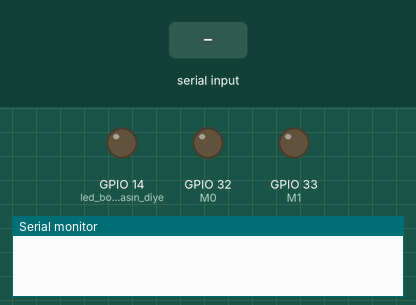
Bench run of a sketch on a simulated ESP32. Shown: output pins drawn as LEDs (lit = HIGH), the last lines printed to the serial monitor. The inputs (shaded band) are chosen by the test bench. The modem accepts every AT command (registered, SIM ready, sends succeed) and sends nothing else.

Above: at 0.0 s.
At 7.1 s:
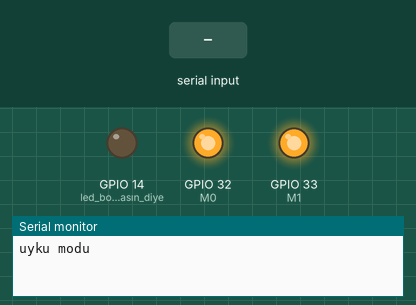
At 12.6 s:
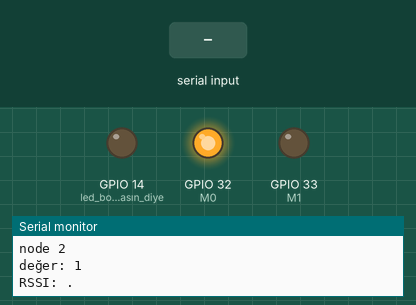
12.7 s: "Enter AT Mode\n" received over the second serial link
15.2 s: "1\n" received over the second serial link
Timing chart, 0 to 18.2 s (numbered marks = the images above; inputs shaded):
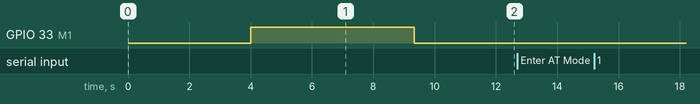

The sketch:

Fixaj_Transmitter.ino
```cpp
/*!
Bu deneme uygulamasında E70 Lora modülünün parametre ayarlarını değişebilir
ve deneme amaçlı 2 modül arasında haberleşme sağlayabilirsinizi.

deneme amaçlı mesajlaşma atılırken RSSI değeri de gelecektir.
RSSI: Sintal gücünü göstermektedir. maximum e70 için 235 dir.

Bu kod gönderici (node) Tarafındaki ESP32 ye yüklenmelidir.

Mehmet YILDIZ 2023
https://fixaj.com/

*/

#include <HardwareSerial.h>
#define M0 32  //  3in1 PCB mizde pin 7
#define M1 33  //  3in1 PCB mizde pin 6
#define RX 27  //  Lora nın 3. pini RX in ESP32 de hangi pine bağlı olduğu
#define TX 35  //  Lora nın 4. pini TX in ESP32 de hangi pine bağlı olduğu

bool Ayarmode = true;  //true yapılınca lora modülünün parametre ayarları değişerek işe başlar
                       //false a getirilirse ayar vermeden direk mesajlajmayı başlatır.
                       //tavsiyem true da kalmasıdır. Her başlangıçta modülün parametre ayarlarınıda
                       //kontrol etmiş olursunuz bu şekilde.

HardwareSerial fixajSerial(1);

unsigned long kanalBekleme_sure = 0;
int kanalBekleme_bekleme = 3000;

unsigned long kanalBekleme_sure_RESTART = 0;
unsigned long kanalBekleme_bekleme_RESTART = 100000;  //node ağa 60sn içinde bağlanamazsa
                                                      //esp kendine reset atıyor. Birnevi watchdog gibi

byte e = 0;
String receivedData = "";

struct Signal {
  char type[30];
  byte temp[4];
} mesaj;

//............AYARLAR..............
const char *ayarlar2[] = { "AT+WMCFG=1",      // 0 coordinatör, 1 Node, 4 default
                           "AT+PIDCFG=1453",  //ağ şifresi
                           "AT+CNCFG=0",      //the channels are only 0,1,2,3,4,5,6 and 128.
                           "AT+TFOCFG=3",     // 0 boardcast gibi, 1 data+long adres, 3 data+ RSSI
                           "AT+TFICFG=0",     //0 input broadcast, 1 short adres + data, 2 long adres + data
                           "AT+RSCFG=63",     //Node ağa bağlanmazsa yeniden başlat (80-60=20sn sonra)
                           "AT+IOCFG=1",      //push pull 0 yaparsanız enerji verimlili adına ledleri kapatır.
                           "AT+PWCFG=1",      //iletim gücü 30dbm, 0 yapılınca maximum ama uzun kullandım modüle zararlı
                           "AT+TLCFG=3",      //güç tüketim modu maximum, default 2
                           "AT+TMCFG=0",      //Long Range Haberleşme
                           "AT+RSTART" };


void setup() {
  Serial.begin(115200);
  while (!Serial) {
    ;  // wait for serial port to connect. Needed for native USB
  }
  delay(2000);

  fixajSerial.begin(115200, SERIAL_8N1, TX, RX);
  while (!fixajSerial) {
    ;  // wait for serial port to connect. Needed for native USB
  }
  delay(2000);

  pinMode(M0, OUTPUT);
  pinMode(M1, OUTPUT);
  digitalWrite(M0, 1);  // ayar modu , Uyku modu
  digitalWrite(M1, 1);
  delay(3000);
  Serial.println("uyku modu");
  pinMode(14, OUTPUT);  //led boşuna yanmasın diye, esp32 bug
  while (fixajSerial.available()) {
    fixajSerial.read();  //buffer ı boşalt
  }
  /*
  burada mantık şu önce mevcut ayarları getiriyor..
  sonra istenilen şekilde parametre ayarları yeniden veriliyor..
  sonra yeni ayarları ekrana yazdırıyor, verdiğiniz ayarlar sağlıklı şekilde kaydedilmiş mi
  kontrol edesiniz diye. Sonrasında Loop içerisinde mesajlaşma ve dinleme başlıyor.
  */

  //ayarDegis();
  if (ayarDegis2()) {
    Serial.println("Ayarlar doğru bir şekilde kayıt edildi.");
  } else {
    Serial.println("HATA - Ayarlar kaydedilemedi.");
  }
  mevcutAyarlar();

  digitalWrite(M0, 1);  //  coordinator mode m0=0, m1=0  |  normal mode m0=1, m1=0
  digitalWrite(M1, 0);
  delay(2000);
  // RESET();       //E70 parametre ayarlarını sıfırlar.

  Serial.println("Fixaj.com baslat...TEST OKUMA Node");
  delay(100);
}

void loop() {

  if (millis() > kanalBekleme_sure + kanalBekleme_bekleme) {
    kanalBekleme_sure = millis();
    e++;
    strcpy(mesaj.type, "Fixaj node 2");
    *((int *)mesaj.temp) = e;
    gonder(&mesaj);

    Serial.println("Mesaj Gönderildi");
  }

  while (fixajSerial.available()) {
    receive(&mesaj);
    Serial.print("type: ");
    Serial.println(mesaj.type);
    Serial.print("değer: ");
    Serial.println(*((int *)mesaj.temp));

    Serial.print("RSSI: ");
    while(fixajSerial.available()){
      Serial.print(fixajSerial.read(), DEC);
    }
    Serial.println(".");

    kanalBekleme_sure_RESTART = millis();  // yeniden başlatmayı durdur
  }

  //bazen node lar ağa bağlanamıyor 60sn sonra esp hard reset yapıcak.

  if (millis() > kanalBekleme_sure_RESTART + kanalBekleme_bekleme_RESTART) {
    kanalBekleme_sure_RESTART = millis();

    fixajSerial.print("++");
    delay(100);
    fixajSerial.print("+++");  // Ayarlar ekranına giriş
    delay(100);
    fixajSerial.println("AT+RSTART");
    delay(5000);

    // Restart ESP
    ESP.restart();

    Serial.println("ESP Yeniden Baslatiliyor...");
  }
}

/*
ayarDegis fonksiyonu parametre ayarlarını nasıl değiştireceğinizi
gösterir. Örnek olarak bazı ayarlar yapılmıştır.
*/
/*
void ayarDegis() {
  if (Ayarmode) {
    fixajSerial.print("++");
    delay(100);
    fixajSerial.print("+++");  // Ayarlar ekranına giriş
    delay(100);
    fixajSerial.println("AT+WMCFG=1");  // 0 coordinatör, 1 Node, 4 default
    delay(100);
    fixajSerial.println("AT+PIDCFG=1453");  //ağ şifresi
    delay(100);
    fixajSerial.println("AT+CNCFG=0");  //the channels are only 0,1,2,3,4,5,6 and 128.
    delay(100);
    fixajSerial.println("AT+TFOCFG=3");  // 0 boardcast gibi, 1 data+long adres, 3 data+ RSSI
    delay(100);
    fixajSerial.println("AT+TFICFG=0");  //0 input broadcast, 1 short adres + data, 2 long adres + data
    delay(100);
    fixajSerial.println("AT+RSCFG=100");  //Node ağa bağlanmazsa yeniden başlat (80-60=20sn sonra)
    delay(100);
    fixajSerial.println("AT+IOCFG=1");  //push pull 0 yaparsanız enerji verimlili adına ledleri kapatır.
    delay(100);
    fixajSerial.println("AT+PWCFG=1");  //iletim gücü 30dbm, 0 yapılınca maximum ama uzun kullandım modüle zararlı
    delay(100);
    fixajSerial.println("AT+TLCFG=3");  //güç tüketim modu maximum, default 2
    delay(100);
    fixajSerial.println("AT+TMCFG=0");  //Long Range Haberleşme
    delay(100);

    fixajSerial.println("AT+RSTART");

    while (fixajSerial.available()) {
      Serial.write(fixajSerial.read());
    }

    Serial.println("Ayarlar degisti, Mevcut Ayarlar Getiriliyor..");
    delay(3000);
    mevcutAyarlar();
  }
}
*/
/*
mevcutAyarlar fonksiyonu E70 modülünün üstünde kayıtlı olan mevcut ayarlarını
ekrana yazdırır.
*/
void mevcutAyarlar() {
  // Ayarlar ekranına giriş
  fixajSerial.print("+");
  delay(100);
  fixajSerial.print("+++");
  delay(100);

  const char *ayarlar[] = { "AT+CNCFG=?",
                            "AT+WMCFG=?",
                            "AT+PWCFG=?",
                            "AT+TFOCFG=?",
                            "AT+TFICFG=?",
                            "AT+TMCFG=?",
                            "AT+PIDCFG=?",
                            "AT+DMCFG=?",
                            "AT+RSCFG=?",
                            "AT+UBCFG=?",
                            "AT+UPCFG=?",
                            "AT+IOCFG=?",
                            "AT+VER",
                            "AT+TLCFG=?",
                            "AT+DINFO=SELFS",
                            "AT+DINFO=SELFE" };

  const char *ayarlartr[] = { "Frekans Seçenekleri [Kanal]: 0,1,2,3,4,5,6 and 128 (her frekans 14s de olmayabilir) ,",
                              "Mod: 0- coordinatör, 1- Node, 4- default, ",
                              "Sinyal Gücü: 0- En yğksek [31.5 dbm ] Önerilen 1 olması [30dbm]",
                              "Gelen verinin Formatı:0-data, 1- data+ID adres, 3- data+RSSI, 5- Data+ID Adres+RSSI",
                              "Giden Verinin Formatı: 0- Broadcast, 2- ID adres+data",
                              "Gönderim Modu: 0- LORA, 1- GFSK, 0 olmalı",
                              "Ag sifresi 0-65535 arasi",
                              "Uyku modu aralığı 0-60 arası",
                              "Eğer node her hangi bir ağa bağlanmaz ise kendini belirli süre sonra resetlesin (süre 60 dan büyük olmalı)",
                              "Baud rate: 7-115200",
                              "Parity",
                              "0-push pull 1-open drain",
                              "Modülün Versiyonu",
                              "concurrency performans 0-low 1,2,3-highest (aynı anda veri gönderen nokta çok ise high yapın, enerji tüketimi artar)",
                              "Ağ daki sırası, bir ağa bağlı ise",
                              "Uzun adres yada id Adres bu adres her çipe özeldir değişmez" };

  for (int i = 0; i < sizeof(ayarlar) / sizeof(ayarlar[0]); i++) {

    fixajSerial.println(ayarlar[i]);
    delay(100);

    while (fixajSerial.available()) {
      Serial.write(fixajSerial.read());
    }

    Serial.println(ayarlartr[i]);
    Serial.println("");
  }

  fixajSerial.println("AT+EXIT");
  delay(200);
}

bool ayarDegis2() {
  // Ayarlar ekranına giriş
  fixajSerial.print("+");
  delay(100);
  fixajSerial.print("+++");
  delay(100);

  while (fixajSerial.available()) {
    receivedData = fixajSerial.readStringUntil('\n');  // Satır sonuna kadar olan veriyi oku
    receivedData.trim();
    if (receivedData == "Enter AT Mode") {
      Serial.println("AT Moduna Giriş Yapıldı");


      for (int i = 0; i < sizeof(ayarlar2) / sizeof(ayarlar2[0]); i++) {

        fixajSerial.println(ayarlar2[i]);
        delay(200);

        while (fixajSerial.available()) {
          Serial.write(fixajSerial.read());
        }
      }
      delay(5000);  // e70 yeniden başlatmak için gerekli.
      return true;
    }

    else {
      Serial.println("HATA- AT Modu Girişi Bekleniyor...");
      Serial.println(receivedData);
    }
  }
  fixajSerial.println("AT+EXIT");
  delay(100);

  return false;  //parametre ayarları verilemediği için ağa bağlanma hatası olacaktır.
}

void RESET() {
  if (Ayarmode) {
    fixajSerial.print("+");
    delay(100);
    fixajSerial.print("+++");  // Ayarlar ekranına giriş
    delay(100);
    fixajSerial.println("AT+DFCFG");  // Fabrika ayarları geri getir
    delay(100);

    Serial.println("Reset Atildi, Mevcut Ayarlar Getiriliyor..");
    delay(3000);
    mevcutAyarlar();
  }
}

void gonder(Signal *mdata) {
  fixajSerial.write((uint8_t *)mdata, sizeof(Signal));
}

bool receive(Signal *mdata) {
  return (fixajSerial.readBytes((uint8_t *)mdata, sizeof(Signal)) == sizeof(Signal));
}
```
